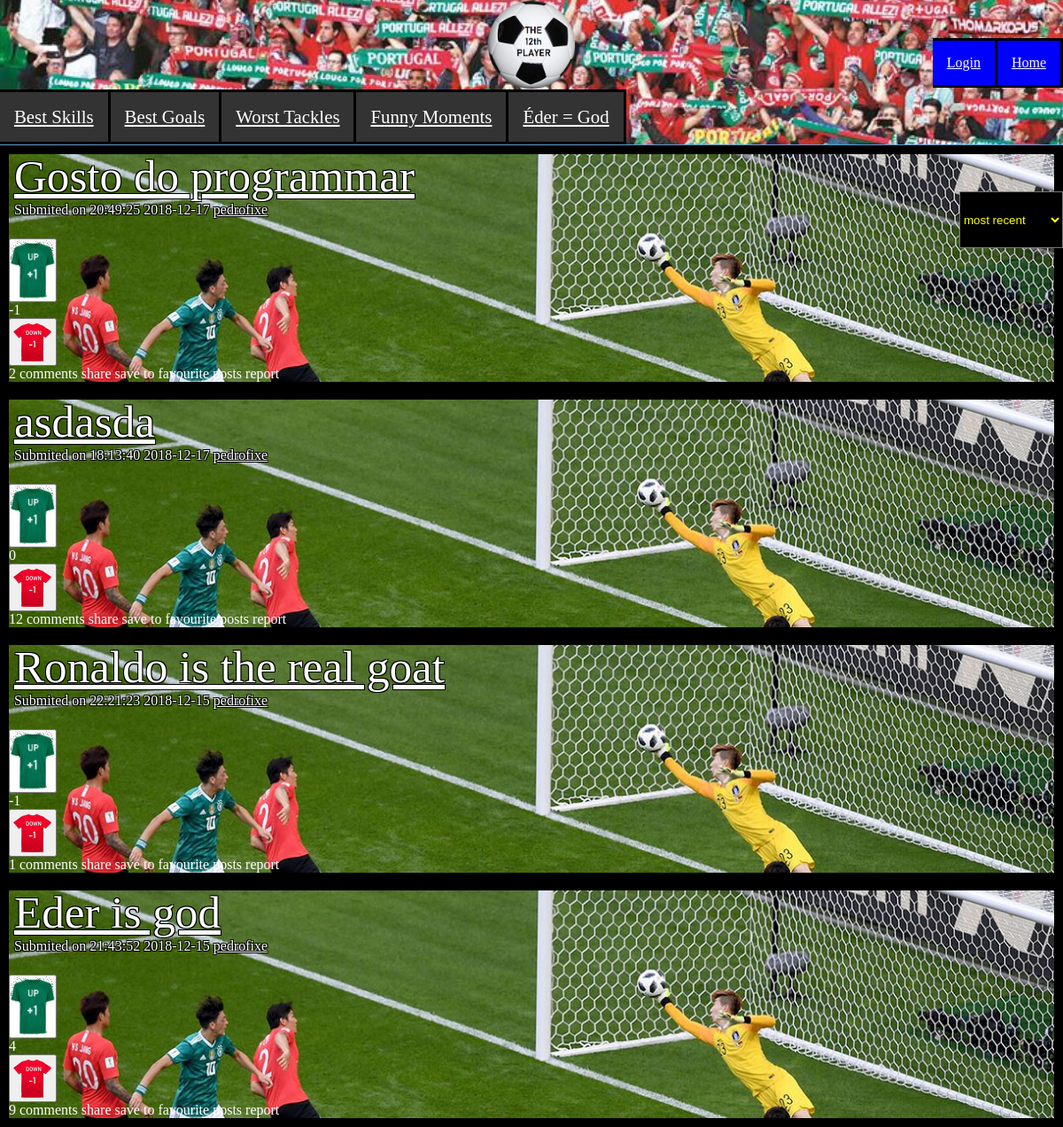
The page /posts.php on the database as committed earlier.
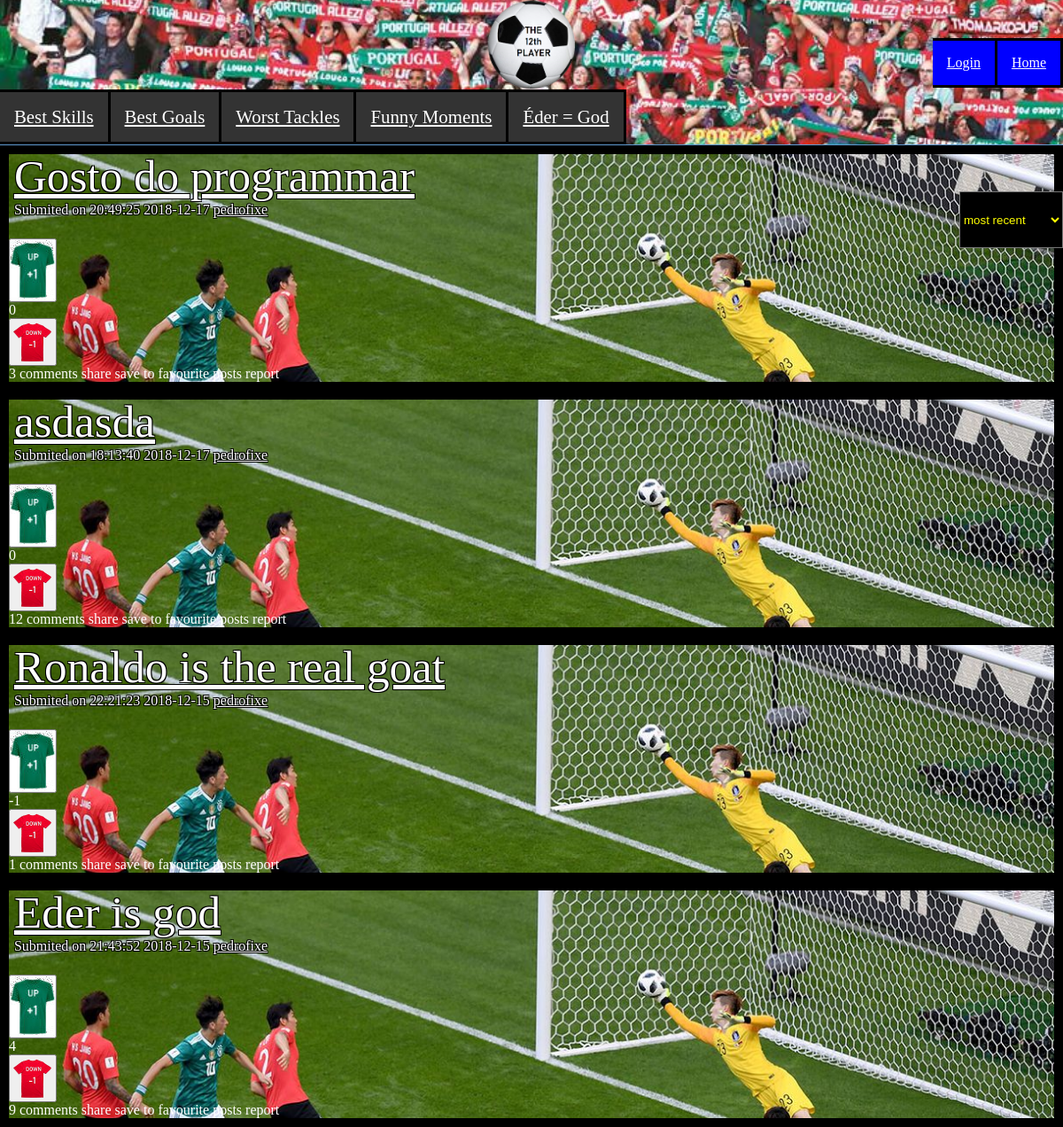
The same page on the database as committed later.
### tables this page shows
CREATE TABLE Post (
	idPost		INTEGER NOT NULL PRIMARY KEY,
	idUser		INTEGER REFERENCES User (idUser),

	Title 		VARCHAR (100) NOT NULL,
	Text		VARCHAR (1000) NOT NULL,

	Link		VARCHAR NOT NULL,

	Date		INTEGER NOT NULL,

	Upvotes		INTEGER,
	Downvotes	INTEGER
);

CREATE TABLE User (
    idUser      INTEGER  NOT NULL PRIMARY KEY,

    username	VARCHAR (50) NOT NULL UNIQUE,
	password	VARCHAR NOT NULL,
	age 		INTEGER NOT NULL,
	email		VARCHAR (100) NOT NULL UNIQUE,
	pic			VARCHAR NOT NULL
);

### utilities.php (called while the page is built, shortened)
<?php
	function getUsernameFromID($dbh, $id)
	{
		$query = $dbh->prepare('SELECT * FROM User WHERE idUser = ?');
		$query->execute(array($id));
		$results = $query->fetchAll();
		return $results[0]['username'];
	}
	function loggedIn()
	{
		$session = session_start();
		if (isset($_SESSION['id']))
		{
			$id = $_SESSION['id'];
			return $id;
		}
		else
		{
			return -1;
		}
	}
?>

### orderPosts.php (the view, shortened to what this page needs)
<?php
	include_once("utilities.php");
	$dbh = new PDO('sqlite:database.db');
	$dbh->setAttribute(PDO::ATTR_EMULATE_PREPARES,false);
	$orderType = "most recent";
	if ($orderType == "top")
	{
		$query = $dbh->prepare('SELECT P.idPost, P.Title, P.Date, P.idUser, P.Upvotes, P.Downvotes, U.username, P.Upvotes-P.Downvotes votes, count(C.idComment) commentCount from Post P, User U LEFT OUTER JOIN Comment C ON P.idPost = C.idPost WHERE P.idUser = U.idUser GROUP BY P.idPost ORDER BY votes DESC');
	}
	else if ($orderType == "most recent")
	{
		$query = $dbh->prepare('SELECT P.idPost, P.Title, P.Date, P.idUser, P.Upvotes, P.Downvotes, U.username, count(C.idComment) commentCount from Post P, User U LEFT OUTER JOIN Comment C ON P.idPost = C.idPost WHERE P.idUser = U.idUser GROUP BY P.idPost ORDER BY Date DESC');
	}
	$status = $query->execute();
	$postLimit = 5;
	$posts = array();
	for ($i = 0; $i < $postLimit; $i++)
	{
		$fetched = $query->fetch();
		if ($fetched)
			$posts[] = $fetched;
	}
	$return = "";
	foreach($posts as $post)
	{
		$idPost = $post['idPost'];
		$Title = $post['Title'];
		$Date = $post['Date'];
		$idUser = $post['idUser'];
		$Upvotes = $post['Upvotes'];
		$Downvotes = $post['Downvotes'];
		$commentCount = $post['commentCount'];
		$Votes = $Upvotes-$Downvotes;
		$dateString = date('H:i:s Y-m-d', $Date);
		$username = getUsernameFromID($dbh, $idUser);
		$return .=
		"\n\n<div id=\"main\" class=\"postPage\">
				<div class='post'>
					<div class=\"post-body\">
						<a href=\"postPage.php?id=$idPost\" class='post-title'> $Title </a>
						<p> Submited on $dateString <a href=\"#\" class='submitter'>$username</a><br><br></p>
					</div>
					<div class=\"post-votes\">
						<div class='ball up' >
							<button onclick='upVote($idPost)' id='upVote()'>
								<img src=\"./upvote.jpg\">
							</button>
						</div>
						<div id=\"numberOfVotes$idPost\">$Votes</div>
						<div class='ball down' id='downvote()'>
							<button onclick='downVote($idPost)' id='downVote()'>
								<img src=\"./downvote1.png\">
							</button>
						</div>
					</div>
					<div class='post-options'>
						<span>$commentCount comments</span>
						<span>share</span>
						<span>save to favourite posts</span>
						<span>report</span>
					</div>
				</div>
			</div>";
	}
	echo "$return";
?>

### posts.php (shortened to what this page needs)
<?php
	include_once("utilities.php");
?>
<!DOCTYPE <!DOCTYPE html>
<html lang="en" dir="ltr">
<head>
	<link href="style.css" rel="stylesheet">
</head>
<body>
	<nav class='posts'>
		<div class = "logo">
			<a href="./index.php">
				<img src='./12th.png'>
			</a>
		</div>
		<div class= "posts2">
			<ul>
				<li><a href="#a">Best Skills</a></li>
				<li><a href=#b>Best Goals</a></li>
				<li><a href=#c>Worst Tackles </a></li>
				<li><a href=#d>Funny Moments </a></li>
				<li><a href=#e>Éder = God </a></li>
			</ul>
		</div>
		<div class="profileInPosts">
			<div>
				<ul>
					<?php
					$id = loggedIn();
					if ($id == -1) : ?>
						<li><a href="index.php">Home</a></li>
						<li><a href="login.html">Login</a></li>
				<?php endif; ?>
			</div>
		</nav>
		<div id="posts">
			<?php include_once("orderPosts.php") ?>
		</div>
		<select id="sort" onchange="orderPosts()">
			<option value="most recent">most recent</option>
		</select>
		</html>

### style.css (style rules this page uses)
* { margin: 0; padding: 0; }
.postPage { margin-top: 0%; display: grid; background-color: grey; z-index: 1; align-items: left; }
.posts { display: grid; grid-auto-rows: auto; margin-top: 0%; margin-bottom: 0%; margin: 0; padding: 0; background-color: grey; border-bottom: solid #5f99cf; border-width: thin; position: relative; align-items: left; background-attachment: scroll; }
.post { margin-bottom: -1%; text-align: left; margin-bottom: 0%; background: url(korea.jpg); background-size: cover; border: 10px solid black; color: white; }
.profileInPosts { margin-top: -10%; }
.profileInPosts ul li { align-items: flex-end; background-color: blue; float: right; }
.profileInPosts ul li a { align-items: flex-end; color: white; background-color: blue; }
.logo { margin-left: auto; margin-right: auto; }
.posts2 ul li a { color: white; font-size: 130%; }
#sort { position: fixed; right: 0%; bottom: 78%; height: 5%; background-color: black; color: yellow; }
nav { background-image: url(pt.png); background-repeat: no-repeat; background-position: center; background-size: cover; width: 100%; border-bottom: solid; border-color: black; border-width:thick; }
nav ul { background-color: #333333; margin: 0; list-style: none; display: block; }
nav ul li { background-color: #333333; float: left; padding: 16px; display: block; display: inline-table; border-right: solid black; border-top: solid black; border-bottom: solid black; }
.post-votes { text-align: left; }
.post-body { bottom: 2%; left: 0.5%; position: relative; color: white; text-shadow: -1px -1px 0 #000, 1px -1px 0 #000, -1px 1px 0 #000, 1px 1px 0 #000; }
.post-title { position: relative; font-size: 320%; color: white; text-shadow: -1px -1px 0 #000, 1px -1px 0 #000, -1px 1px 0 #000, 1px 1px 0 #000; }
.submitter { color: white; margin-top: 20%; }

Rows that differ between the two databases and show on the page:
changed post "Gosto do programmar": Upvotes "-1" → "0"; commentCount "2" → "3"
